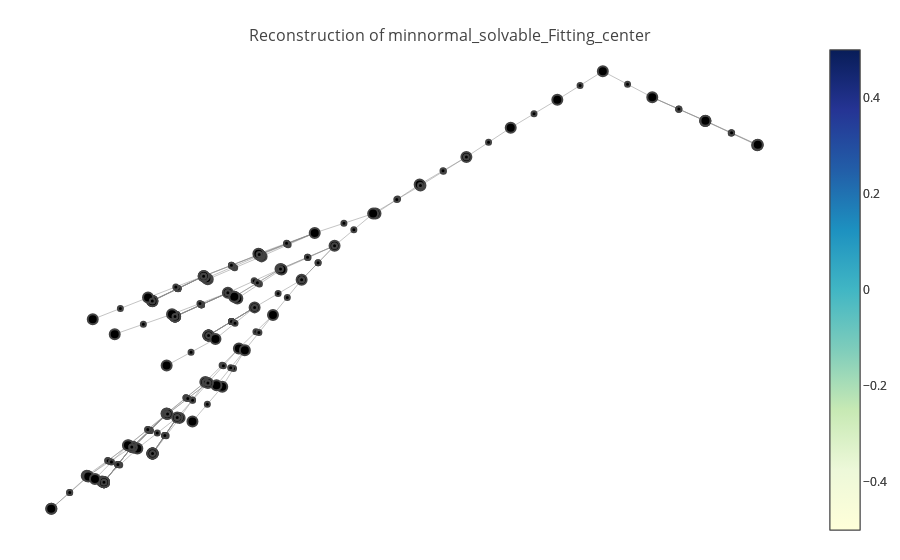

Here is the notebook cell this chart was saved with:
### Code cell
from ml4tputils.visualize import *

tgtlem = "minnormal_solvable_Fitting_center"
file = "/Users/dehuang/Documents/research/ml4tp/data/odd-order/BGsection1.v.dump"
vis = Visualize(f_display=True, f_jupyter=True, f_verbose=False, rawtac_file="rawtac.log", tgtlem=tgtlem)
tactrs = vis.visualize_file(file)

### Figure 1 — Plotly figure (JSON) as saved in the notebook; plotly's stock layout.template omitted (floating-point values rounded to 4 significant figures; data arrays with more than 128 entries replaced by an {"elided": "..."} marker saying what was removed)
{"data": [{"hoverinfo": null, "line": {"color": "#888", "width": 0.5}, "mode": "lines", "type": "scatter", "x": {"elided": "405 float values"}, "y": {"elided": "405 float values"}}, {"hoverinfo": "text", "marker": {"color": [], "colorscale": "YIGnBu", "line": {"width": 2}, "reversescale": true, "showscale": true, "size": 10}, "mode": "markers", "text": ["gid: 50<br>gT: finGroupType<br>M: {group gT}<br>G: {group gT}<br>=====================<br>'Z('F(G)) <| G", "gid: 60<br>gT: finGroupType<br>M: {group gT}<br>G: {group gT}<br>=====================<br>true", "gid: 76<br>gT: finGroupType<br>M: {group gT}<br>G: {group gT}<br>=====================<br>true", "gid: 77<br>gT: finGroupType<br>M: {group gT}<br>G: {group gT}<br>=====================<br>G <| G", "gid: t0", "gid: t1", "gid: t2", "gid: 45<br>gT: finGroupType<br>M: {group gT}<br>G: {group gT}<br>=====================<br>minnormal M G -> M \\subset G -> solvable M -> M \\subset 'Z('F(G))", "gid: 91<br>gT: finGroupType<br>M: {group gT}<br>G: {group gT}<br>nZG: 'Z('F(G)) <| G<br>=====================<br>minnormal M G -> M \\subset G -> solvable M -> M \\subset 'Z('F(G))", "gid: 94<br>gT: finGroupType<br>M: {group gT}<br>G: {group gT}<br>nZG: 'Z('F(G)) <| G<br>minM: minnormal M G<br>sMG: M \\subset G<br>solM: solvable M<br>=====================<br>M \\subset 'Z('F(G))", "gid: 142<br>gT: finGroupType<br>M: {group gT}<br>G: {group gT}<br>nZG: 'Z('F(G)) <| G<br>minM: minnormal M G<br>sMG: M \\subset G<br>solM: solvable M<br>ntM: M != 1<br>nMG: G \\subset 'N(M)<br>minM': forall H : {group gT}, (H != 1) && (G \\subset 'N(H)) -> H \\subset M -> H = M<br>=====================<br>M \\subset 'Z('F(G))", "gid: 269<br>gT: finGroupType<br>M: {group gT}<br>G: {group gT}<br>nZG: 'Z('F(G)) <| G<br>minM: minnormal M G<br>sMG: M \\subset G<br>solM: solvable M<br>ntM: M != 1<br>nMG: G \\subset 'N(M)<br>minM': forall H : {group gT}, (H != 1) && (G \\subset 'N(H)) -> H \\subset M -> H = M<br>=====================<br>((M :&: 'Z('F(G)))%G != 1) && (G \\subset 'N((M :&: 'Z('F(G)))%G))", "gid: 270<br>gT: finGroupType<br>M: {group gT}<br>G: {group gT}<br>nZG: 'Z('F(G)) <| G<br>minM: minnormal M G<br>sMG: M \\subset G<br>solM: solvable M<br>ntM: M != 1<br>nMG: G \\subset 'N(M)<br>minM': forall H : {group gT}, (H != 1) && (G \\subset 'N(H)) -> H \\subset M -> H = M<br>=====================<br>(M :&: 'Z('F(G)))%G \\subset M", "gid: t3", "gid: 301<br>gT: finGroupType<br>M: {group gT}<br>G: {group gT}<br>nZG: 'Z('F(G)) <| G<br>minM: minnormal M G<br>sMG: M \\subset G<br>solM: solvable M<br>ntM: M != 1<br>nMG: G \\subset 'N(M)<br>minM': forall H : {group gT}, (H != 1) && (G \\subset 'N(H)) -> H \\subset M -> H = M<br>=====================<br>(M :&: 'Z('F(G)))%G != 1 /\\ G \\subset 'N((M :&: 'Z('F(G)))%G)", "gid: 303<br>gT: finGroupType<br>M: {group gT}<br>G: {group gT}<br>nZG: 'Z('F(G)) <| G<br>minM: minnormal M G<br>sMG: M \\subset G<br>solM: solvable M<br>ntM: M != 1<br>nMG: G \\subset 'N(M)<br>minM': forall H : {group gT}, (H != 1) && (G \\subset 'N(H)) -> H \\subset M -> H = M<br>=====================<br>(M :&: 'Z('F(G)))%G != 1", "gid: 304<br>gT: finGroupType<br>M: {group gT}<br>G: {group gT}<br>nZG: 'Z('F(G)) <| G<br>minM: minnormal M G<br>sMG: M \\subset G<br>solM: solvable M<br>ntM: M != 1<br>nMG: G \\subset 'N(M)<br>minM': forall H : {group gT}, (H != 1) && (G \\subset 'N(H)) -> H \\subset M -> H = M<br>=====================<br>G \\subset 'N((M :&: 'Z('F(G)))%G)", "gid: 315<br>gT: finGroupType<br>M: {group gT}<br>G: {group gT}<br>nZG: 'Z('F(G)) <| G<br>minM: minnormal M G<br>sMG: M \\subset G<br>solM: solvable M<br>ntM: M != 1<br>nMG: G \\subset 'N(M)<br>minM': forall H : {group gT}, (H != 1) && (G \\subset 'N(H)) -> H \\subset M -> H = M<br>=====================<br>true", "gid: t4", "gid: 316<br>gT: finGroupType<br>M: {group gT}<br>G: {group gT}<br>nZG: 'Z('F(G)) <| G<br>minM: minnormal M G<br>sMG: M \\subset G<br>solM: solvable M<br>ntM: M != 1<br>nMG: G \\subset 'N(M)<br>minM': forall H : {group gT}, (H != 1) && (G \\subset 'N(H)) -> H \\subset M -> H = M<br>=====================<br>G \\subset 'N(M)", "gid: t5", "gid: 317<br>gT: finGroupType<br>M: {group gT}<br>G: {group gT}<br>nZG: 'Z('F(G)) <| G<br>minM: minnormal M G<br>sMG: M \\subset G<br>solM: solvable M<br>ntM: M != 1<br>nMG: G \\subset 'N(M)<br>minM': forall H : {group gT}, (H != 1) && (G \\subset 'N(H)) -> H \\subset M -> H = M<br>=====================<br>G \\subset 'N(('Z('F(G)))%G)", "gid: 318<br>gT: finGroupType<br>M: {group gT}<br>G: {group gT}<br>nZG: 'Z('F(G)) <| G<br>minM: minnormal M G<br>sMG: M \\subset G<br>solM: solvable M<br>ntM: M != 1<br>nMG: G \\subset 'N(M)<br>minM': forall H : {group gT}, (H != 1) && (G \\subset 'N(H)) -> H \\subset M -> H = M<br>=====================<br>(G \\subset 'N(('Z('F(G)))%G)) = true", "gid: 335<br>gT: finGroupType<br>M: {group gT}<br>G: {group gT}<br>nZG: 'Z('F(G)) <| G<br>minM: minnormal M G<br>sMG: M \\subset G<br>solM: solvable M<br>ntM: M != 1<br>nMG: G \\subset 'N(M)<br>minM': forall H : {group gT}, (H != 1) && (G \\subset 'N(H)) -> H \\subset M -> H = M<br>=====================<br>true = (G \\subset 'N(('Z('F(G)))%G))", "gid: e0", "gid: e1", "gid: e2", "gid: e3", "gid: e4", "gid: 338<br>gT: finGroupType<br>M: {group gT}<br>G: {group gT}<br>nZG: 'Z('F(G)) <| G<br>minM: minnormal M G<br>sMG: M \\subset G<br>solM: solvable M<br>ntM: M != 1<br>nMG: G \\subset 'N(M)<br>minM': forall H : {group gT}, (H != 1) && (G \\subset 'N(H)) -> H \\subset M -> H = M<br>=====================<br>locked false = true", "gid: e5", "gid: 344<br>gT: finGroupType<br>M: {group gT}<br>G: {group gT}<br>nZG: 'Z('F(G)) <| G<br>minM: minnormal M G<br>sMG: M \\subset G<br>solM: solvable M<br>ntM: M != 1<br>nMG: G \\subset 'N(M)<br>minM': forall H : {group gT}, (H != 1) && (G \\subset 'N(H)) -> H \\subset M -> H = M<br>=====================<br>true", "gid: 345<br>gT: finGroupType<br>M: {group gT}<br>G: {group gT}<br>nZG: 'Z('F(G)) <| G<br>minM: minnormal M G<br>sMG: M \\subset G<br>solM: solvable M<br>ntM: M != 1<br>nMG: G \\subset 'N(M)<br>minM': forall H : {group gT}, (H != 1) && (G \\subset 'N(H)) -> H \\subset M -> H = M<br>=====================<br>('Z('F(G)))%G <| G", "gid: t6", "gid: t7", "gid: t8", "gid: 378<br>gT: finGroupType<br>M: {group gT}<br>G: {group gT}<br>nZG: 'Z('F(G)) <| G<br>minM: minnormal M G<br>sMG: M \\subset G<br>solM: solvable M<br>ntM: M != 1<br>nMG: G \\subset 'N(M)<br>minM': forall H : {group gT}, (H != 1) && (G \\subset 'N(H)) -> H \\subset M -> H = M<br>=====================<br>nilpotent ('F(G))%G", "gid: 381<br>gT: finGroupType<br>M: {group gT}<br>G: {group gT}<br>nZG: 'Z('F(G)) <| G<br>minM: minnormal M G<br>sMG: M \\subset G<br>solM: solvable M<br>ntM: M != 1<br>nMG: G \\subset 'N(M)<br>minM': forall H : {group gT}, (H != 1) && (G \\subset 'N(H)) -> H \\subset M -> H = M<br>=====================<br>nilpotent ('F(G))%G = true", "gid: 398<br>gT: finGroupType<br>M: {group gT}<br>G: {group gT}<br>nZG: 'Z('F(G)) <| G<br>minM: minnormal M G<br>sMG: M \\subset G<br>solM: solvable M<br>ntM: M != 1<br>nMG: G \\subset 'N(M)<br>minM': forall H : {group gT}, (H != 1) && (G \\subset 'N(H)) -> H \\subset M -> H = M<br>=====================<br>true = nilpotent ('F(G))%G", "gid: e6", "gid: e7", "gid: e8", "gid: e9", "gid: e10", "gid: 401<br>gT: finGroupType<br>M: {group gT}<br>G: {group gT}<br>nZG: 'Z('F(G)) <| G<br>minM: minnormal M G<br>sMG: M \\subset G<br>solM: solvable M<br>ntM: M != 1<br>nMG: G \\subset 'N(M)<br>minM': forall H : {group gT}, (H != 1) && (G \\subset 'N(H)) -> H \\subset M -> H = M<br>=====================<br>locked false = true", "gid: e11", "gid: 379<br>gT: finGroupType<br>M: {group gT}<br>G: {group gT}<br>nZG: 'Z('F(G)) <| G<br>minM: minnormal M G<br>sMG: M \\subset G<br>solM: solvable M<br>ntM: M != 1<br>nMG: G \\subset 'N(M)<br>minM': forall H : {group gT}, (H != 1) && (G \\subset 'N(H)) -> H \\subset M -> H = M<br>=====================<br>M <| ('F(G))%G", "gid: 402<br>gT: finGroupType<br>M: {group gT}<br>G: {group gT}<br>nZG: 'Z('F(G)) <| G<br>minM: minnormal M G<br>sMG: M \\subset G<br>solM: solvable M<br>ntM: M != 1<br>nMG: G \\subset 'N(M)<br>minM': forall H : {group gT}, (H != 1) && (G \\subset 'N(H)) -> H \\subset M -> H = M<br>=====================<br>(M <| ('F(G))%G) = true", "gid: 419<br>gT: finGroupType<br>M: {group gT}<br>G: {group gT}<br>nZG: 'Z('F(G)) <| G<br>minM: minnormal M G<br>sMG: M \\subset G<br>solM: solvable M<br>ntM: M != 1<br>nMG: G \\subset 'N(M)<br>minM': forall H : {group gT}, (H != 1) && (G \\subset 'N(H)) -> H \\subset M -> H = M<br>=====================<br>true = (M <| ('F(G))%G)", "gid: e12", "gid: e13", "gid: e14", "gid: e15", "gid: e16", "gid: 422<br>gT: finGroupType<br>M: {group gT}<br>G: {group gT}<br>nZG: 'Z('F(G)) <| G<br>minM: minnormal M G<br>sMG: M \\subset G<br>solM: solvable M<br>ntM: M != 1<br>nMG: G \\subset 'N(M)<br>minM': forall H : {group gT}, (H != 1) && (G \\subset 'N(H)) -> H \\subset M -> H = M<br>=====================<br>locked false = true", "gid: e17", "gid: 380<br>gT: finGroupType<br>M: {group gT}<br>G: {group gT}<br>nZG: 'Z('F(G)) <| G<br>minM: minnormal M G<br>sMG: M \\subset G<br>solM: solvable M<br>ntM: M != 1<br>nMG: G \\subset 'N(M)<br>minM': forall H : {group gT}, (H != 1) && (G \\subset 'N(H)) -> H \\subset M -> H = M<br>=====================<br>M != 1", "gid: t9", "gid: t10", "gid: t11", "gid: 448<br>gT: finGroupType<br>M: {group gT}<br>G: {group gT}<br>nZG: 'Z('F(G)) <| G<br>minM: minnormal M G<br>sMG: M \\subset G<br>solM: solvable M<br>ntM: M != 1<br>nMG: G \\subset 'N(M)<br>minM': forall H : {group gT}, (H != 1) && (G \\subset 'N(H)) -> H \\subset M -> H = M<br>=====================<br>M \\subset ('F(G))%G /\\ ('F(G))%G \\subset 'N(M)", "gid: 450<br>gT: finGroupType<br>M: {group gT}<br>G: {group gT}<br>nZG: 'Z('F(G)) <| G<br>minM: minnormal M G<br>sMG: M \\subset G<br>solM: solvable M<br>ntM: M != 1<br>nMG: G \\subset 'N(M)<br>minM': forall H : {group gT}, (H != 1) && (G \\subset 'N(H)) -> H \\subset M -> H = M<br>=====================<br>M \\subset ('F(G))%G", "gid: 451<br>gT: finGroupType<br>M: {group gT}<br>G: {group gT}<br>nZG: 'Z('F(G)) <| G<br>minM: minnormal M G<br>sMG: M \\subset G<br>solM: solvable M<br>ntM: M != 1<br>nMG: G \\subset 'N(M)<br>minM': forall H : {group gT}, (H != 1) && (G \\subset 'N(H)) -> H \\subset M -> H = M<br>=====================<br>('F(G))%G \\subset 'N(M)", "gid: 477<br>gT: finGroupType<br>M: {group gT}<br>G: {group gT}<br>nZG: 'Z('F(G)) <| G<br>minM: minnormal M G<br>sMG: M \\subset G<br>solM: solvable M<br>ntM: M != 1<br>nMG: G \\subset 'N(M)<br>minM': forall H : {group gT}, (H != 1) && (G \\subset 'N(H)) -> H \\subset M -> H = M<br>=====================<br>G \\subset 'N(M)", "gid: t12", "gid: t13", "gid: 502<br>gT: finGroupType<br>M: {group gT}<br>G: {group gT}<br>nZG: 'Z('F(G)) <| G<br>minM: minnormal M G<br>sMG: M \\subset G<br>solM: solvable M<br>ntM: M != 1<br>nMG: G \\subset 'N(M)<br>minM': forall H : {group gT}, (H != 1) && (G \\subset 'N(H)) -> H \\subset M -> H = M<br>=====================<br>M <| G", "gid: 503<br>gT: finGroupType<br>M: {group gT}<br>G: {group gT}<br>nZG: 'Z('F(G)) <| G<br>minM: minnormal M G<br>sMG: M \\subset G<br>solM: solvable M<br>ntM: M != 1<br>nMG: G \\subset 'N(M)<br>minM': forall H : {group gT}, (H != 1) && (G \\subset 'N(H)) -> H \\subset M -> H = M<br>=====================<br>nilpotent M", "gid: 504<br>gT: finGroupType<br>M: {group gT}<br>G: {group gT}<br>nZG: 'Z('F(G)) <| G<br>minM: minnormal M G<br>sMG: M \\subset G<br>solM: solvable M<br>ntM: M != 1<br>nMG: G \\subset 'N(M)<br>minM': forall H : {group gT}, (H != 1) && (G \\subset 'N(H)) -> H \\subset M -> H = M<br>=====================<br>(M <| G) = true", "gid: 521<br>gT: finGroupType<br>M: {group gT}<br>G: {group gT}<br>nZG: 'Z('F(G)) <| G<br>minM: minnormal M G<br>sMG: M \\subset G<br>solM: solvable M<br>ntM: M != 1<br>nMG: G \\subset 'N(M)<br>minM': forall H : {group gT}, (H != 1) && (G \\subset 'N(H)) -> H \\subset M -> H = M<br>=====================<br>true = (M <| G)", "gid: e18", "gid: e19", "gid: e20", "gid: e21", "gid: e22", "gid: 524<br>gT: finGroupType<br>M: {group gT}<br>G: {group gT}<br>nZG: 'Z('F(G)) <| G<br>minM: minnormal M G<br>sMG: M \\subset G<br>solM: solvable M<br>ntM: M != 1<br>nMG: G \\subset 'N(M)<br>minM': forall H : {group gT}, (H != 1) && (G \\subset 'N(H)) -> H \\subset M -> H = M<br>=====================<br>locked false = true", "gid: e23", "gid: 529<br>gT: finGroupType<br>M: {group gT}<br>G: {group gT}<br>nZG: 'Z('F(G)) <| G<br>minM: minnormal M G<br>sMG: M \\subset G<br>solM: solvable M<br>ntM: M != 1<br>nMG: G \\subset 'N(M)<br>minM': forall H : {group gT}, (H != 1) && (G \\subset 'N(H)) -> H \\subset M -> H = M<br>=====================<br>true && (G \\subset 'N(M))", "gid: t14", "gid: t15", "gid: 530<br>gT: finGroupType<br>M: {group gT}<br>G: {group gT}<br>nZG: 'Z('F(G)) <| G<br>minM: minnormal M G<br>sMG: M \\subset G<br>solM: solvable M<br>ntM: M != 1<br>nMG: G \\subset 'N(M)<br>minM': forall H : {group gT}, (H != 1) && (G \\subset 'N(H)) -> H \\subset M -> H = M<br>=====================<br>nilpotent M = true", "gid: 547<br>gT: finGroupType<br>M: {group gT}<br>G: {group gT}<br>nZG: 'Z('F(G)) <| G<br>minM: minnormal M G<br>sMG: M \\subset G<br>solM: solvable M<br>ntM: M != 1<br>nMG: G \\subset 'N(M)<br>minM': forall H : {group gT}, (H != 1) && (G \\subset 'N(H)) -> H \\subset M -> H = M<br>=====================<br>true = nilpotent M", "gid: e24", "gid: e25", "gid: e26", "gid: e27", "gid: e28", "gid: 550<br>gT: finGroupType<br>M: {group gT}<br>G: {group gT}<br>nZG: 'Z('F(G)) <| G<br>minM: minnormal M G<br>sMG: M \\subset G<br>solM: solvable M<br>ntM: M != 1<br>nMG: G \\subset 'N(M)<br>minM': forall H : {group gT}, (H != 1) && (G \\subset 'N(H)) -> H \\subset M -> H = M<br>=====================<br>locked false = true", "gid: e29", "gid: 553<br>gT: finGroupType<br>M: {group gT}<br>G: {group gT}<br>nZG: 'Z('F(G)) <| G<br>minM: minnormal M G<br>sMG: M \\subset G<br>solM: solvable M<br>ntM: M != 1<br>nMG: G \\subset 'N(M)<br>minM': forall H : {group gT}, (H != 1) && (G \\subset 'N(H)) -> H \\subset M -> H = M<br>=====================<br>nilpotent M", "gid: 554<br>gT: finGroupType<br>M: {group gT}<br>G: {group gT}<br>nZG: 'Z('F(G)) <| G<br>minM: minnormal M G<br>sMG: M \\subset G<br>solM: solvable M<br>ntM: M != 1<br>nMG: G \\subset 'N(M)<br>minM': forall H : {group gT}, (H != 1) && (G \\subset 'N(H)) -> H \\subset M -> H = M<br>=====================<br>nilpotent M = true", "gid: 571<br>gT: finGroupType<br>M: {group gT}<br>G: {group gT}<br>nZG: 'Z('F(G)) <| G<br>minM: minnormal M G<br>sMG: M \\subset G<br>solM: solvable M<br>ntM: M != 1<br>nMG: G \\subset 'N(M)<br>minM': forall H : {group gT}, (H != 1) && (G \\subset 'N(H)) -> H \\subset M -> H = M<br>=====================<br>true = nilpotent M", "gid: e30", "gid: e31", "gid: e32", "gid: e33", "gid: e34", "gid: 574<br>gT: finGroupType<br>M: {group gT}<br>G: {group gT}<br>nZG: 'Z('F(G)) <| G<br>minM: minnormal M G<br>sMG: M \\subset G<br>solM: solvable M<br>ntM: M != 1<br>nMG: G \\subset 'N(M)<br>minM': forall H : {group gT}, (H != 1) && (G \\subset 'N(H)) -> H \\subset M -> H = M<br>=====================<br>locked false = true", "gid: e35", "gid: 586<br>gT: finGroupType<br>M: {group gT}<br>G: {group gT}<br>nZG: 'Z('F(G)) <| G<br>minM: minnormal M G<br>sMG: M \\subset G<br>solM: solvable M<br>ntM: M != 1<br>nMG: G \\subset 'N(M)<br>minM': forall H : {group gT}, (H != 1) && (G \\subset 'N(H)) -> H \\subset M -> H = M<br>=====================<br>abelian M", "gid: 680<br>gT: finGroupType<br>M: {group gT}<br>G: {group gT}<br>nZG: 'Z('F(G)) <| G<br>minM: minnormal M G<br>sMG: M \\subset G<br>solM: solvable M<br>ntM: M != 1<br>nMG: G \\subset 'N(M)<br>minM': forall H : {group gT}, (H != 1) && (G \\subset 'N(H)) -> H \\subset M -> H = M<br>=====================<br>abelian M -> abelian M", "gid: t16", "gid: t17"], "type": "scatter", "x": [0.7974, 0.899, 0.8992, 0.8995, 0.9989, 0.9994, 1, 0.7024, 0.615, 0.5256, 0.4404, 0.3522, 0.3507, 0.2659, 0.2614, 0.1873, 0.1492, 0.04723, -0.05615, 0.04425, -0.05876, 0.04267, -0.06411, -0.1627, -0.1629, -0.1631, -0.1631, -0.1629, -0.1622, -0.1709, -0.277, 0.04284, 0.04239, -0.06354, -0.06388, 0.04101, 0.08351, -0.01755, -0.119, -0.1191, -0.1191, -0.119, -0.1189, -0.1187, -0.1248, -0.2348, 0.1241, 0.03378, -0.05456, -0.0546, -0.05466, -0.05472, -0.0548, -0.05489, -0.04139, -0.1351, 0.08552, 0.0006171, -0.005254, -0.005234, 0.06907, 0.003626, 0.01504, -0.02834, -0.08556, -0.03943, -0.06085, -0.05585, -0.1348, -0.198, -0.1987, -0.1994, -0.2001, -0.2009, -0.2015, -0.2082, -0.2886, -0.1102, -0.1618, -0.1353, -0.1148, -0.1622, -0.1622, -0.1623, -0.1623, -0.1623, -0.1623, -0.1914, -0.259, -0.1333, -0.202, -0.2554, -0.2554, -0.2554, -0.2553, -0.2554, -0.2554, -0.2868, -0.3563, -0.2094, -0.2856, -0.3568, -0.2727], "y": [0.7851, 0.7072, 0.7074, 0.7078, 0.627, 0.6277, 0.6284, 0.8713, 0.7772, 0.6849, 0.5883, 0.4939, 0.4974, 0.4015, 0.4014, 0.2954, 0.3377, 0.2603, 0.1846, 0.2643, 0.1882, 0.2662, 0.195, 0.1132, 0.1135, 0.1137, 0.1137, 0.1134, 0.1126, 0.1242, 0.0525, 0.2663, 0.267, 0.1949, 0.1954, 0.2691, 0.219, 0.14, 0.06183, 0.06193, 0.06201, 0.06192, 0.06172, 0.06153, 0.06947, 0.003468, 0.1831, 0.09198, -0.0007633, -0.0007323, -0.0006866, -0.0006276, -0.0005556, -0.0004683, -0.01212, -0.09981, 0.2173, 0.1213, 0.1268, 0.1267, 0.06683, -0.04337, -0.04942, -0.1702, -0.2849, -0.1654, -0.1542, -0.1574, -0.2588, -0.3702, -0.3698, -0.3694, -0.369, -0.3685, -0.3682, -0.3638, -0.4636, -0.2727, -0.39, -0.2583, -0.2712, -0.3902, -0.3902, -0.3902, -0.3903, -0.3903, -0.3903, -0.3741, -0.4828, -0.2599, -0.3686, -0.485, -0.485, -0.4851, -0.4851, -0.4851, -0.4851, -0.4648, -0.5726, -0.363, -0.466, -0.5724, -0.4744]}, {"hoverinfo": "text", "marker": {"color": [], "colorscale": "YIGnBu", "line": {"width": 2}, "reversescale": true, "showscale": true, "size": 5}, "mode": "markers", "text": {"elided": "135 str values"}, "type": "scatter", "x": {"elided": "135 float values"}, "y": {"elided": "135 float values"}}], "layout": {"hovermode": "closest", "margin": {"b": 20, "l": 5, "r": 5, "t": 40}, "showlegend": false, "title": "<br>Reconstruction of minnormal_solvable_Fitting_center", "titlefont": {"size": 16}, "xaxis": {"showgrid": false, "showticklabels": false, "zeroline": false}, "yaxis": {"showgrid": false, "showticklabels": false, "zeroline": false}}}
